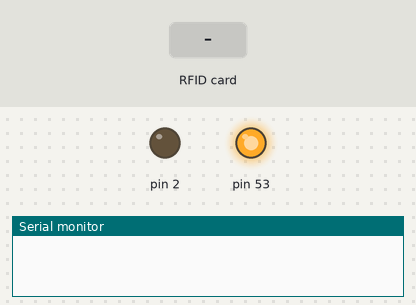
This sketch was run on a simulated Arduino Mega 2560, built with avr-gcc and run on an emulated ATmega2560. On the bench: output pins drawn as LEDs (lit = HIGH), the last lines printed to the serial monitor. The test bench sets the inputs (shaded band).

Above: at 1.2 s.
1.3 s: RFID card 5E 7A 19 C4 held to the reader
At 1.45 s:
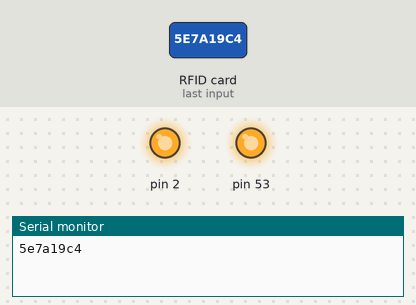
Timing chart, 0 to 4.3 s (numbered marks = the images above; inputs shaded):
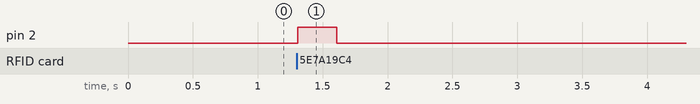

Measured:
- after the input at 1.3 s, pin 2: LOW → HIGH at once, → LOW 0.30 s later

The sketch:

RFID.INO
```cpp
/*
  https://github.com/miguelbalboa/rfid/blob/master/src/MFRC522.h

  RC522_RFID_Module_Example

  Collegamenti:
  SDA             D10
  SCK             D13
  MOSI            D11
  MISO            D12
  GND             GND
  RST             D9
  3.3V            3.3V

*/

#include <SPI.h>
#include <MFRC522.h>

/* Vengono definiti i PIN del RFID reader */
#define SS_PIN 10  // 53 per Arduino Mega
#define RST_PIN 9

/* Viene creata una istanza della libreria MFRC522 */
MFRC522 mfrc522(SS_PIN, RST_PIN);

void setup() {
  //led di segnalazione
  pinMode(2, OUTPUT);

  Serial.begin(9600);
  /* Abilita SPI */
  SPI.begin();
  /* Viene inizializzato il RFID reader */
  mfrc522.PCD_Init();    // Initialize MFRC522 Hardware
}

void loop() {
  // Look for new cards
  if ( ! mfrc522.PICC_IsNewCardPresent()) {
    return;
  }

  // Select one of the cards
  if ( ! mfrc522.PICC_ReadCardSerial()) {
    return;
  }

  // Get the UID of the card
  String data = "";
  for (byte i = 0; i < mfrc522.uid.size; i++) {
    data += String(mfrc522.uid.uidByte[i], HEX);
  }

  // Show the UID on the serial monitor
  Serial.println(data);

  // Flash the LED to indicate that the tag has been read
  digitalWrite(2, HIGH);
  delay(300);
  digitalWrite(2, LOW);

  delay(1000);
}
```
